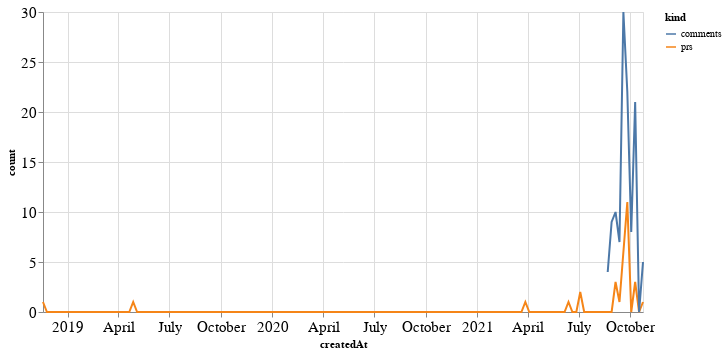

Source (notebook cell):
### Code cell
alt.Chart(total_time, width=600).mark_line().encode(
    x='createdAt',
    y='count',
    color='kind'
)

### Figure 1 — Vega-Lite specification as saved in the notebook (floating-point values rounded to 4 significant figures; data arrays with more than 128 entries replaced by an {"elided": "..."} marker saying what was removed)
{"config": {"axisLeft": {"labelFontSize": 15}, "axisBottom": {"labelFontSize": 15}}, "data": {"name": "data-2df8a007fb5c75b844fec27d2e13758d"}, "mark": "line", "encoding": {"color": {"type": "nominal", "field": "kind"}, "x": {"type": "temporal", "field": "createdAt"}, "y": {"type": "quantitative", "field": "count"}}, "width": 600, "$schema": "https://vega.github.io/schema/vega-lite/v4.8.1.json", "datasets": {"data-2df8a007fb5c75b844fec27d2e13758d": {"elided": "308 records"}}}
